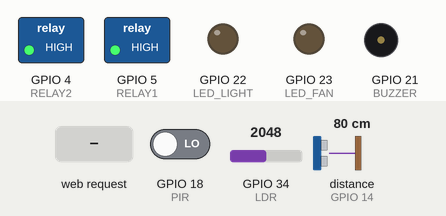
Simulated run of this sketch. Board: ESP32. Parts: switched loads named in the sketch (green lamp = pin HIGH), output pins drawn as LEDs (lit = HIGH), buzzer (waves = sounding, pin HIGH). Wiring (inferred from the names in the program): ultrasonic range finder: trigger GPIO 13; echo GPIO 14. The test bench sets the inputs (shaded band); at power-on: GPIO 34 (LDR) = 2048, GPIO 18 (PIR) LOW, distance to the obstacle (sensor on GPIO 14) 80 cm. The echo pulse lasts 58.3 µs per cm; WiFi joins after 1.5 s; servers stay silent unless stated; pins used as bus, display or sensor lines are not drawn; what the sketch prints to the serial monitor is not drawn.

Above: at 2.7 s.
2.8 s: GPIO 34 (LDR) set to 1533
4.3 s: GPIO 34 (LDR) set to 1454
At 4.7 s:
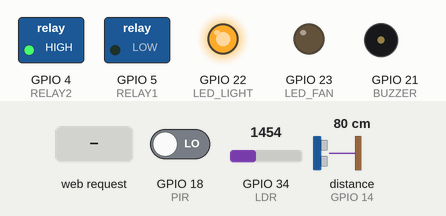
5.8 s: HTTP request GET /relay?fan=on received
At 6.9 s:
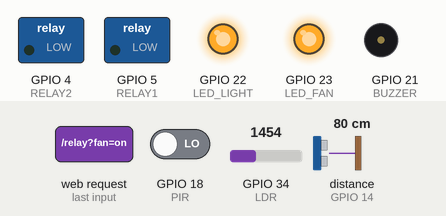
7.3 s: HTTP request GET /relay?light=pir received
At 8.1 s:
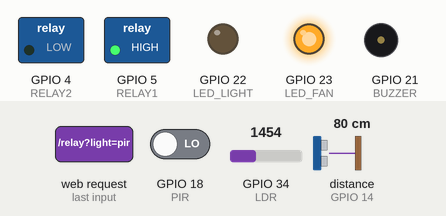
11.8 s: HTTP request GET /relay?light=on received
At 12.7 s:
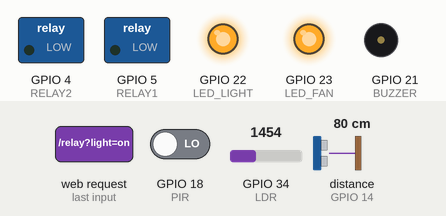
Timing chart, 0 to 14.8 s (numbered marks = the images above; inputs shaded):
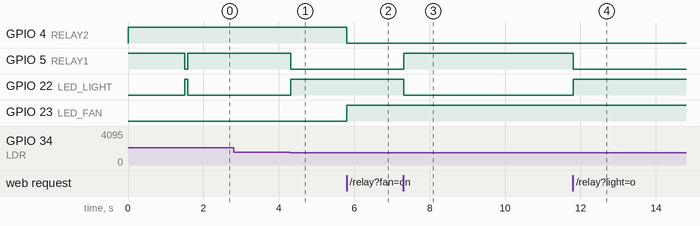

Measured:
- the behaviour switches between 1500 and 1499 on GPIO 34 (LDR) (found by bisection; images 0 and 1)
- after the input at 4.3 s, GPIO 5 (RELAY1): HIGH → LOW at once; GPIO 22 (LED_LIGHT): LOW → HIGH at once
- after the input at 5.8 s, GPIO 4 (RELAY2): HIGH → LOW at once; GPIO 23 (LED_FAN): LOW → HIGH at once
- after the input at 7.3 s, GPIO 5 (RELAY1): LOW → HIGH at once; GPIO 22 (LED_LIGHT): HIGH → LOW at once
- after the input at 11.8 s, GPIO 5 (RELAY1): HIGH → LOW at once; GPIO 22 (LED_LIGHT): LOW → HIGH at once

The sketch:

main.ino
```cpp
#include <ESPmDNS.h>
#include <WiFi.h>
#include <WebServer.h>

// const char* ssid = "free";
const char* ssid = "Pradhanmantri";
const char* password = "qprdst23";

WebServer server(80);

// ===== PINS =====
#define RELAY1 5
#define RELAY2 4
#define PIR 18
#define LDR 34
#define TRIG 13
#define ECHO 14
#define BUZZER 21
#define LED_FAN 23
#define LED_LIGHT 22

// ===== STATES =====
bool relayLight = false;
bool relayFan = false;

bool manualLight = false;
bool manualFan = false;

String detectMode = "off"; // pir / ultra / both / off

long duration;
int distance;
int lightValue;
bool motion;

int threshold = 1500;

// ===== SENSOR READ =====
void readSensors() {
  static unsigned long motionTimer = 0;

  if (digitalRead(PIR)) {
    motion = true;
    motionTimer = millis();
  }

  if (millis() - motionTimer > 3000) {
    motion = false;
  }

  // LDR
  lightValue = analogRead(LDR);

  // ULTRASONIC
  digitalWrite(TRIG, LOW);
  delayMicroseconds(2);
  digitalWrite(TRIG, HIGH);
  delayMicroseconds(10);
  digitalWrite(TRIG, LOW);

  duration = pulseIn(ECHO, HIGH, 30000);

  static int lastDistance = 0;

  if (duration != 0) {
    int rawDistance = duration * 0.034 / 2;

    if (rawDistance > 300) rawDistance = 300;
    if (rawDistance < 2) rawDistance = 0;

    distance = (lastDistance + rawDistance) / 2;
    lastDistance = distance;
  }
}

// ===== DETECTION CHECK =====
bool isTriggered() {
  if (detectMode == "pir") return motion;
  if (detectMode == "ultra") return (distance > 0 && distance < 20);
  if (detectMode == "both") return (motion || (distance > 0 && distance < 20));
  return false;
}

// ===== AUTOMATION =====
// void automation() {

//   bool trigger = isTriggered();

//   // ===== LDR FILTER =====
//   static int filteredLight = 0;
//   filteredLight = (filteredLight * 3 + lightValue) / 4;

//   int darkThreshold = threshold;
//   int lightThreshold = threshold + 500;

//   static bool isDark = false;


//   // if (filteredLight > darkThreshold) {
//   //   isDark = true;
//   // }
//   // else if (filteredLight < lightThreshold) {
//   //   isDark = false;
//   // }
//   if (filteredLight < darkThreshold) {
//     isDark = true;
//   }
//   else if (filteredLight > lightThreshold) {
//     isDark = false;
//   }
//   // LIGHT (ONLY LDR BASED)
//   if (!manualLight) {
//     relayLight = isDark;
//   }

//   // FAN (trigger based)
//   if (!manualFan) {
//     relayFan = trigger;
//   }

//   // OUTPUT
//   digitalWrite(RELAY1, relayLight ? LOW : HIGH);
//   digitalWrite(RELAY2, relayFan ? LOW : HIGH);

//   digitalWrite(LED_LIGHT, relayLight ? HIGH : LOW);
//   digitalWrite(LED_FAN, relayFan ? HIGH : LOW);

//   // BUZZER
//   static unsigned long buzzTimer = 0;
//   static bool buzzState = false;

//   if (trigger) {
//     if (millis() - buzzTimer > 300) {
//       buzzTimer = millis();
//       buzzState = !buzzState;
//       digitalWrite(BUZZER, buzzState);
//     }
//   } else {
//     digitalWrite(BUZZER, LOW);
//   }
// }
void automation() {

  bool trigger = isTriggered();

  // ===== LDR FILTER =====
  static int filteredLight = 0;
  filteredLight = (filteredLight * 3 + lightValue) / 4;

  int darkThreshold = threshold;
  int lightThreshold = threshold + 500;

  static bool isDark = false;

  //  CORRECT LOGIC (NO CHANGE NEEDED NOW)
  if (filteredLight < darkThreshold) {
    isDark = true;
  }
  else if (filteredLight > lightThreshold) {
    isDark = false;
  }

  //  LIGHT (ONLY LDR BASED)
  if (!manualLight) {
    relayLight = isDark;
  }

  //  FAN (trigger based)
  if (!manualFan) {
    relayFan = trigger;
  }

  // 🔌 OUTPUT (Active LOW relay)
  digitalWrite(RELAY1, relayLight ? LOW : HIGH);
  digitalWrite(RELAY2, relayFan ? LOW : HIGH);

  digitalWrite(LED_LIGHT, relayLight ? HIGH : LOW);
  digitalWrite(LED_FAN, relayFan ? HIGH : LOW);

  //  BUZZER
  static unsigned long buzzTimer = 0;
  static bool buzzState = false;

  if (trigger) {
    if (millis() - buzzTimer > 300) {
      buzzTimer = millis();
      buzzState = !buzzState;
      digitalWrite(BUZZER, buzzState);
    }
  } else {
    digitalWrite(BUZZER, LOW);
  }

  //  DEBUG (VERY IMPORTANT)
  Serial.print("LDR: ");
  Serial.print(lightValue);
  Serial.print(" | Filtered: ");
  Serial.print(filteredLight);
  Serial.print(" | isDark: ");
  Serial.println(isDark);
}
// ===== API =====
void handleData() {
  server.sendHeader("Access-Control-Allow-Origin", "*");

  String json = "{";
  json += "\"status\":\"success\",";
  json += "\"data\":{";
  json += "\"motion\":" + String(motion ? "true" : "false") + ",";
  json += "\"light\":" + String(lightValue) + ",";
  json += "\"distance\":" + String(distance) + ",";
  json += "\"relay_light\":" + String(relayLight ? "false" : "true") + ",";
  json += "\"relay_fan\":" + String(relayFan ? "true" : "false") + ",";
  json += "\"mode\":\"" + detectMode + "\",";
  json += "\"uptime\":" + String(millis() / 1000);
  json += "}";
  json += "}";

  server.send(200, "application/json", json);
}

// ===== RELAY CONTROL =====
void handleRelay() {
  server.sendHeader("Access-Control-Allow-Origin", "*");

  if (server.hasArg("light")) {
    manualLight = true;
    relayLight = (server.arg("light") == "on");
  }

  if (server.hasArg("fan")) {
    manualFan = true;
    relayFan = (server.arg("fan") == "on");
  }

  if (server.hasArg("auto")) {
    manualLight = false;
    manualFan = false;
  }

  server.send(200, "text/plain", "OK");
}

// ===== MODE CONTROL =====
void handleMode() {
  server.sendHeader("Access-Control-Allow-Origin", "*");

  if (server.hasArg("type")) {
    detectMode = server.arg("type");
  }

  server.send(200, "text/plain", detectMode);
}

// ===== SETUP =====
void setup() {
  Serial.begin(115200);

  pinMode(RELAY1, OUTPUT);
  pinMode(RELAY2, OUTPUT);
  pinMode(PIR, INPUT);
  pinMode(TRIG, OUTPUT);
  pinMode(ECHO, INPUT);
  pinMode(BUZZER, OUTPUT);
  pinMode(LED_FAN, OUTPUT);
  pinMode(LED_LIGHT, OUTPUT);

  digitalWrite(RELAY1, HIGH);
  digitalWrite(RELAY2, HIGH);
  digitalWrite(BUZZER, LOW);
  digitalWrite(LED_FAN, LOW);
  digitalWrite(LED_LIGHT, LOW);

  // WiFi
  WiFi.begin(ssid, password);

  Serial.print("Connecting...");
  while (WiFi.status() != WL_CONNECTED) {
    delay(500);
    Serial.print(".");
  }

  Serial.println("\n WiFi Connected");

  if (!MDNS.begin("secure-home")) {
    Serial.println(" mDNS failed");
  } else {
    Serial.println(" http://secure-home.local");
  }

  Serial.print("IP: ");
  Serial.println(WiFi.localIP());

  server.on("/data", handleData);
  server.on("/relay", handleRelay);
  server.on("/mode", handleMode);

  server.begin();
}

// ===== LOOP =====
void loop() {
  readSensors();
  automation();
  server.handleClient();

  static unsigned long lastPrint = 0;

  if (millis() - lastPrint > 1000) {
    lastPrint = millis();

    Serial.println("\n STATUS");
    Serial.print("Mode: "); Serial.println(detectMode);
    Serial.print("Motion: "); Serial.println(motion);
    Serial.print("Distance: "); Serial.println(distance);
    Serial.print("Light: "); Serial.println(lightValue);
    Serial.print("Light Relay: "); Serial.println(relayLight);
    Serial.print("Fan Relay: "); Serial.println(relayFan);
  }
}
```
